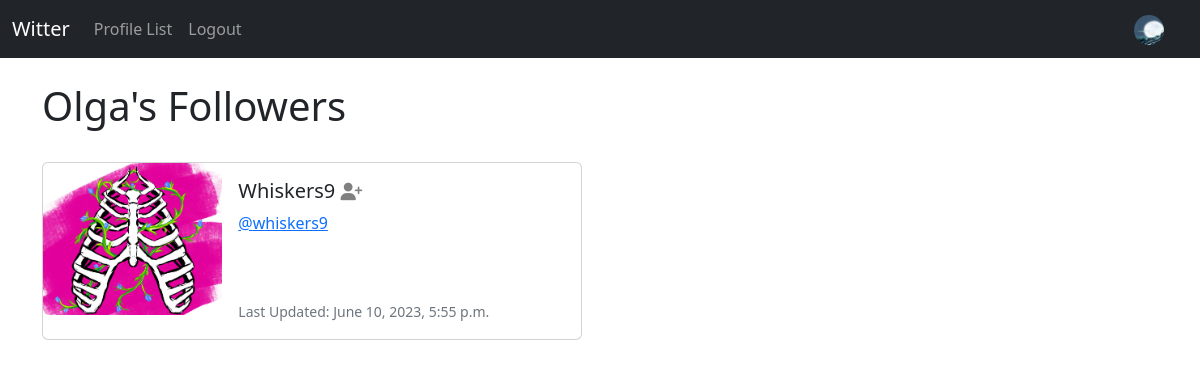
Page /profile/followers/1 (signed in) on the committed database.
### witter_app/models.py (models this page shows, shortened)
class Profile(models.Model):
	user = models.OneToOneField(User, on_delete=models.CASCADE)
	follows = models.ManyToManyField("self",
		related_name="followed_by",
		symmetrical=False,
		blank=True)
	date_modified = models.DateTimeField(User, auto_now=True)
	profile_image = models.ImageField(null=True, blank=True, upload_to="images/")
	profile_bio = models.CharField(null=True, blank=True, max_length=500)
	homepage_link = models.CharField(null=True, blank=True, max_length=120)
	facebook_link = models.CharField(null=True, blank=True, max_length=120)
	instagram_link = models.CharField(null=True, blank=True, max_length=120)
	linkedin_link = models.CharField(null=True, blank=True, max_length=120)

### witter_app/views.py (the view)
# urls.py: path('profile/followers/<int:pk>', views.followers, name='followers'),
def followers(request, pk):
	if request.user.is_authenticated:
		if request.user.id == pk:
			profiles = Profile.objects.get(user_id=pk)
			return render(request, 'followers.html', {"profiles":profiles})
		else:
			messages.success(request, ("Wrong profile..."))
			return redirect('home')
	else:
		messages.success(request, ("Please log in to view this awesome content"))
		return redirect('home')

### witter_app/templates/followers.html
{% extends 'base.html' %}
{% load static %}
{% block content %}
	<h1>{{ request.user.username }}'s Followers</h1>
<br/>
{% if profiles %}
	{% for profile in profiles.followed_by.all %}
		<div class="card mb-3" style="max-width: 540px;">
  <div class="row g-0">
    <div class="col-md-4">
      {% if profile.profile_image %}
      <img src="{{ profile.profile_image.url }}" width=200 height=200 class="img-fluid rounded-start" alt="{{profile.user.username}}">
      {% else %}
      <img src="{% static 'images/default_profile_pic.png' %}" class="img-fluid rounded-start" alt="Profile Image">
      {% endif %}
    </div>
    <div class="col-md-8">
      <div class="card-body">
        <h5 class="card-title">{{ profile.user.username }}
        {% if profile in profiles.follows.all %}
<a href="{% url 'unfollow' profile.user.id %}">
<i class="fa fa-user-minus small" style="color:gray"></i>
  </a>
           {% else %}
 <a href="{% url 'follow' profile.user.id %}">
 <i class="fa fa-user-plus small" style="color:gray"></i>
  </a>
           {% endif %}
        </h5>
        <p class="card-text"><a href="{% url 'profile' profile.user.id %}">@{{ profile.user.username|lower }}</a></p>
        <br/><br/>
        <p class="card-text"><small class="text-muted">Last Updated: {{ profile.date_modified }}</small></p>
      </div>
    </div>
  </div>
</div>
<br/><br/>
	{% endfor %}
{% endif %}
{% endblock %}

### witter_app/templates/navbar.html (shortened to what this page needs)
{% load static %}
<nav class="navbar navbar-expand-lg navbar-dark bg-dark">
  <div class="container-fluid">
    <a class="navbar-brand" href="{% url 'home' %}">Witter</a>
    <div class="collapse navbar-collapse" id="navbarSupportedContent">
      <ul class="navbar-nav me-auto mb-2 mb-lg-0">
        <li class="nav-item">
          <a class="nav-link"
          href="{% url 'profile_list' %}">Profile List</a>
        </li>
        {% if user.is_authenticated %}
        <li class="nav-item">
          <a class="nav-link"
          href="{% url 'logout' %}">Logout</a>
        </li>
        {% endif %}
      </ul>
      {% if user.is_authenticated %}
        <ul class="navbar-nav ml-auto">
          <li class="nav-link navbar-brand">
            <a href="{% url 'profile' request.user.id %}">
{% if user.profile.profile_image %}
<img src="{{ user.profile.profile_image.url }}" class="rounded-circle" width=30>
{% else %}
    <img src="{% static 'images/default_profile_pic.png' %}" class="img-fluid rounded-circle" alt="Profile Image" width=30>
{% endif %}
            </a>
          </li>
        </ul>
      {% endif %}
    </div>
  </div>
</nav>

### rows in the picture
Profile: profile_image (picture), user.username "Whiskers9", user.username "whiskers9", date_modified "June 10, 2023, 5:55 p.m."

### other values in the picture
{{ request.user.username }} "Olga"
